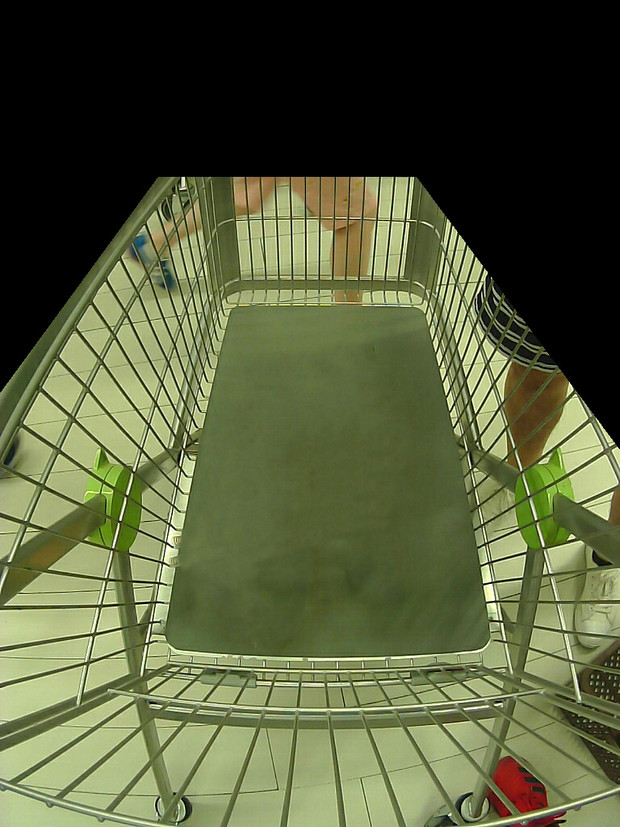
#> input picture 1-0.jpg, 620 x 827 px
$ python img_progress_4.py   (older library calls are emulated)
#> lines starting #> are read from the running program, lines starting #| are printed output that depends on the picture; after the words box and inside, x2 and y2 are one past the last pixel; in counts of white or black regions, pixels touching at a corner belong together
import cv2
import numpy as np
import matplotlib as plt

pp0="1-0.jpg"
pp1="1-3.jpg"
pp2="1-4.jpg"

#读取图片
img_0=cv2.imread(pp0,cv2.IMREAD_ANYCOLOR)
#> img_0 is the input picture: shape (827, 620, 3); mean B, G, R 59.4, 92.8, 86
img_1=cv2.imread(pp1,cv2.IMREAD_ANYCOLOR)
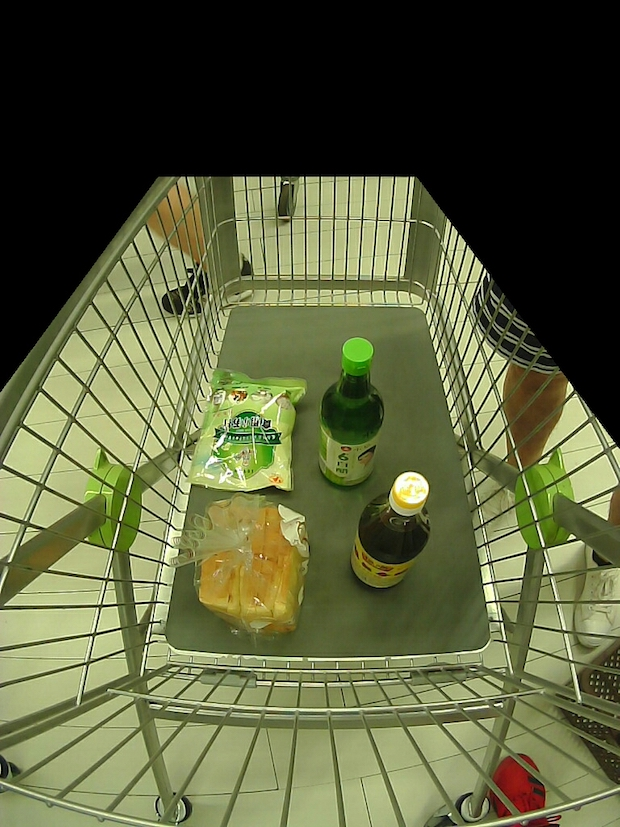
#> input picture 1-3.jpg, 620 x 827 px
#> img_1 is the input picture: shape (827, 620, 3); mean B, G, R 59.9, 94.5, 89.6
img_2=cv2.imread(pp2,cv2.IMREAD_ANYCOLOR)
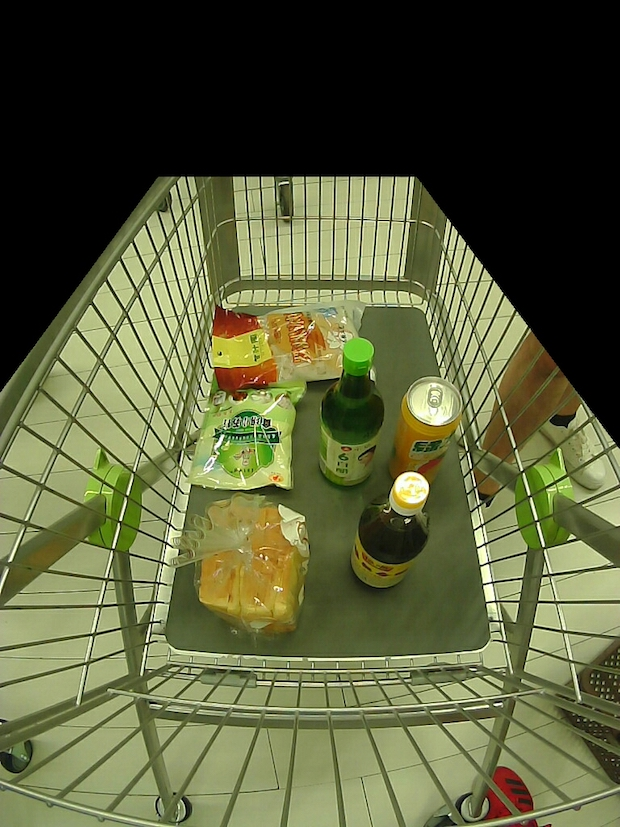
#> input picture 1-4.jpg, 620 x 827 px
#> img_2 is the input picture: shape (827, 620, 3); mean B, G, R 58.5, 93.5, 89.2

def progresss(img):
    img=cv2.cvtColor(img,cv2.COLOR_BGR2GRAY)
    grayx=cv2.Sobel(img,ddepth=cv2.CV_32F,dx=1,dy=0,ksize=-1)
    grayy=cv2.Sobel(img,ddepth=cv2.CV_32F,dx=0,dy=1,ksize=-1)
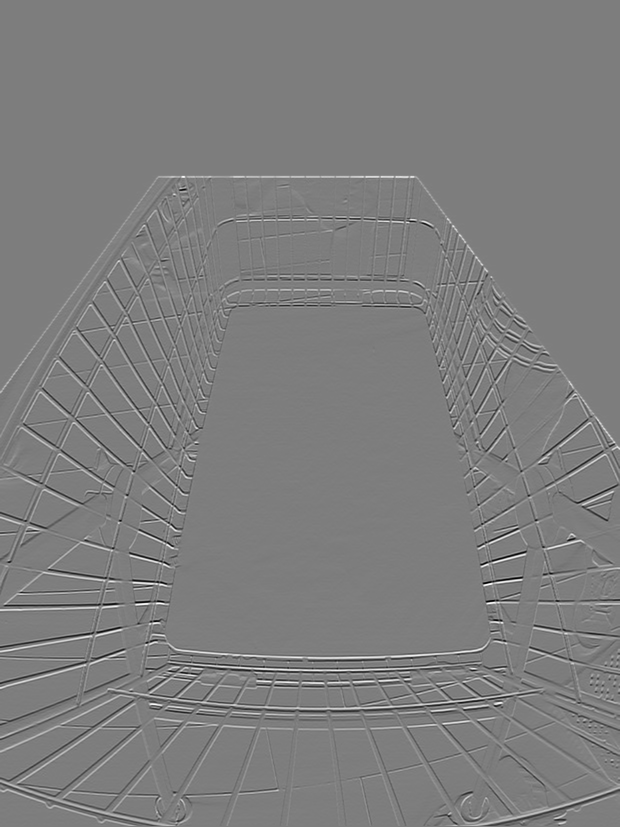
#> grayy: shape (827, 620) float32; min -3895, max 3995, mean 5.7; drawn with min black and max white
    gradinet=cv2.subtract(grayx,grayy)
    gradinet=cv2.convertScaleAbs(gradinet)
    return gradinet


img_0_gray=progresss(img_0)
img_1_gray=progresss(img_1)
img_2_gray=progresss(img_2)
#> in progresss (call 3), `img=cv2.cvtColor(img,cv2.COLOR_BGR2GRAY)`:
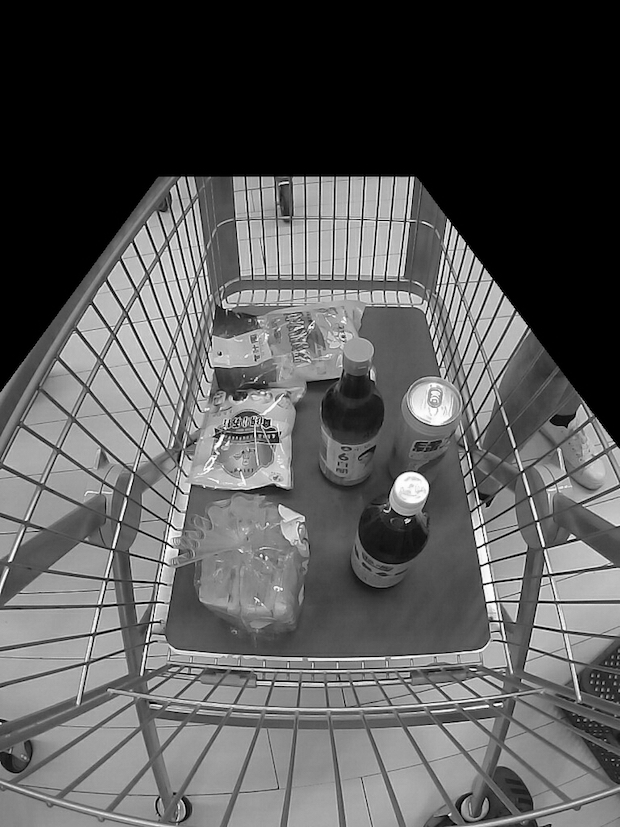
#> img: shape (827, 620); min 0, max 255, mean 88.2
#> in progresss (call 3), `gradinet=cv2.convertScaleAbs(gradinet)`:
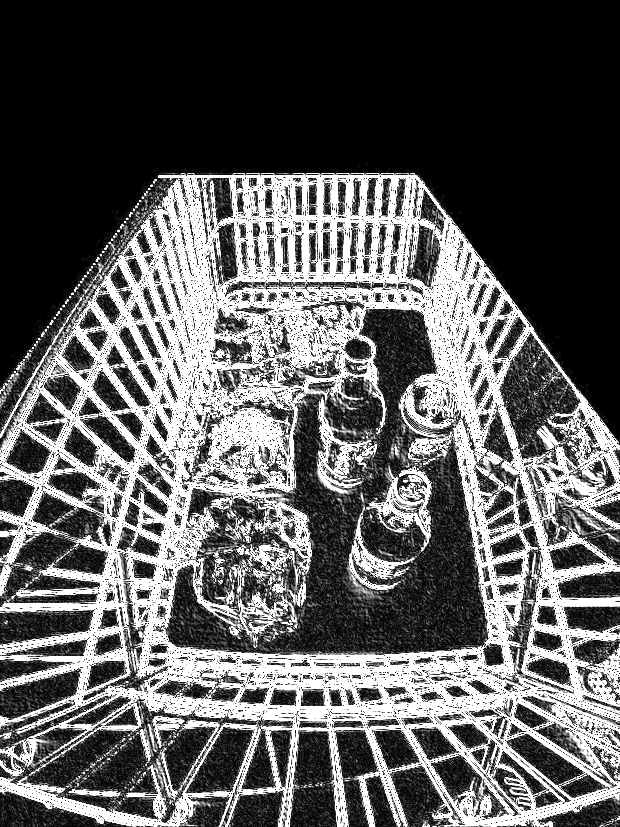
#> gradinet: shape (827, 620); min 0, max 255, mean 94.3
cv2.imshow('img_1_gray',img_1_gray)
cv2.imshow('img_2_gray',img_2_gray)
#图像相减
results_0_1=cv2.subtract(img_2_gray,img_1_gray)

results_0_1=cv2.subtract(results_0_1,img_1_gray)
#cv2.imshow('results_0_1',results_0_1)


# 中值滤波
img_median = cv2.medianBlur(results_0_1, 5)


cv2.imshow('img_median',img_median)
results_0_1=img_median

#形态学腐蚀
results_0_1 = cv2.erode(img_median, None, iterations=3)
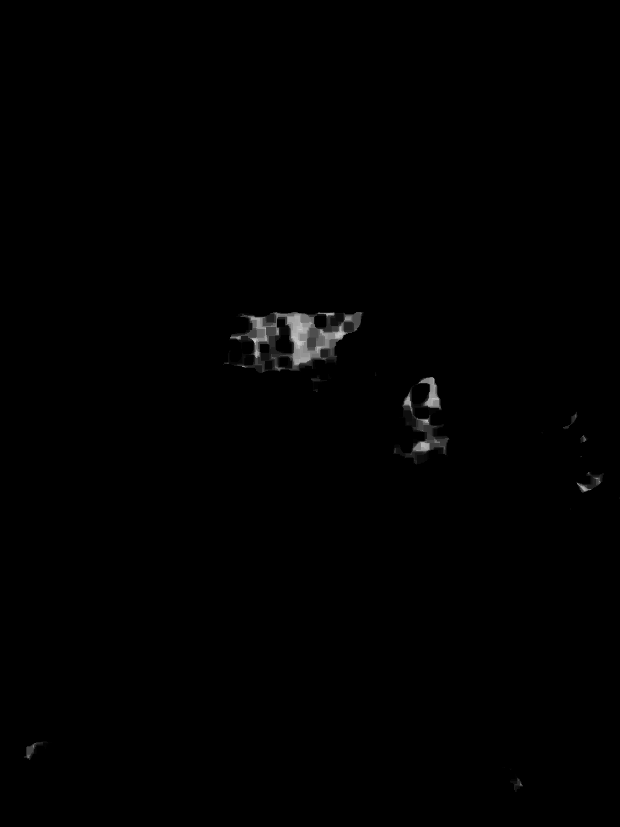
#> results_0_1: shape (827, 620); min 0, max 203, mean 1.1
#低通滤波
results_0_1 = cv2.blur(results_0_1, (5,5))
#形态学膨胀
results_0_1 = cv2.dilate(results_0_1, None, iterations=4)
#寻找轮廓图像
image,contours,hierarchy = cv2.findContours(results_0_1.copy(), cv2.RETR_EXTERNAL, cv2.CHAIN_APPROX_SIMPLE)
#> contours = 11 contours; largest, box (x1, y1, x2, y2) and area: (217, 306, 370, 398) 9318, (387, 371, 456, 470) 4710, (570, 466, 610, 499) 994, (557, 406, 594, 449) 886, (18, 735, 54, 766) 786

print(len(contours))
#| 11
print("###############")
#排除低面积的轮廓
contours2=[]
for contour in contours:
    area=cv2.contourArea(contour)
    print(area)
    if area>400.0:
        contours2.append(contour)
#> this loop made 11 passes
#> area on passes 1, 2, 5, 8, 9, 11: 642, 785.5, 994.5, 886.5, 4710.5, 9318.5
#> (contour, area) on passes 3, 4, 6, 7, 10: ([[564, 503], [564, 514], [576, 514], [576, 503]], 132), ([[613, 492], [613, 503], [619, 503], [619, 492]], 66), ([[574, 450], [574, 462], [587, 462], [587, 450]], 156), ([[536, 426], [536, 438], [548, 438], [548, 426]], 144), ([[369, 367], [369, 381], [381, 381], [381, 367]], 168)
#| 642.0
#| 785.5
#| 132.0
#| 66.0
#| 994.5
#| 156.0
#| 144.0
#| 886.5
#> (further printed lines are left out)
#> after the loop, contours2 = 6 contours; box (x1, y1, x2, y2) and area: (217, 306, 370, 398) 9318, (387, 371, 456, 470) 4710, (570, 466, 610, 499) 994, (557, 406, 594, 449) 886, (18, 735, 54, 766) 786, (504, 763, 529, 798) 642
print("###############")
print(len(contours2))
#| 6

#在图像中画出差异轮廓
cv2.drawContours(img_1,contours2,-1,(0,0,255),3)
cv2.drawContours(img_2,contours2,-1,(0,0,255),3)
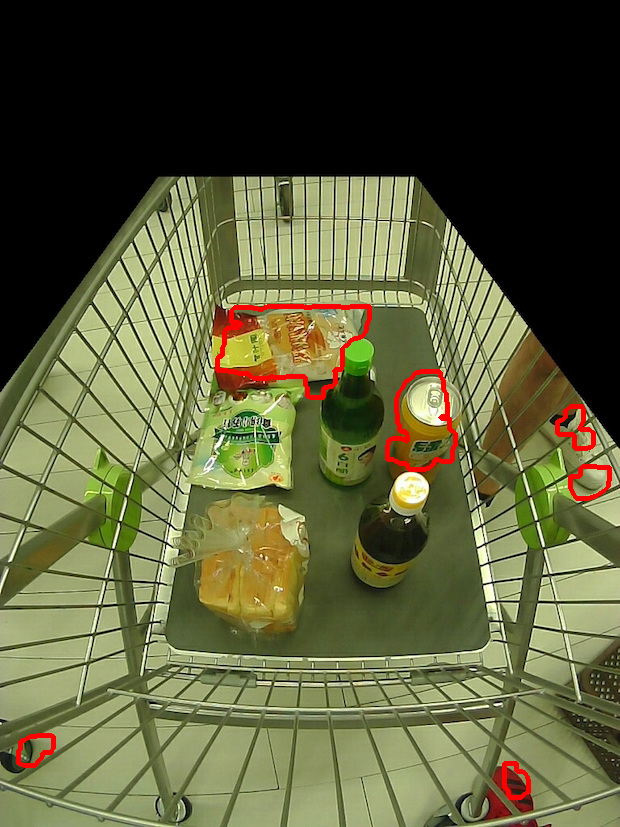
#> img_2: shape (827, 620, 3); 1.19% of pixels changed, all inside (x1, y1, x2, y2) = (16, 304, 612, 800)


#轮廓面积计算函数(所有)
def areaCal(contour):
    area = 0
    for i in range(len(contour)):
        area += cv2.contourArea(contour[i])
#> this loop made 11 passes
#> area on passes 1 to 11: 642, 1427.5, 1559.5, 1625.5, 2620, 2776, 2920, 3806.5, 8517, 8685, 18003.5
#> after the loop, area = 18003.5
    return area
print(areaCal(contours))
#| 18003.5

cv2.imshow('img',img_1)
cv2.imshow('img2',img_2)
cv2.imshow('img_median',img_median)
cv2.waitKey()
cv2.destroyAllWindows()
